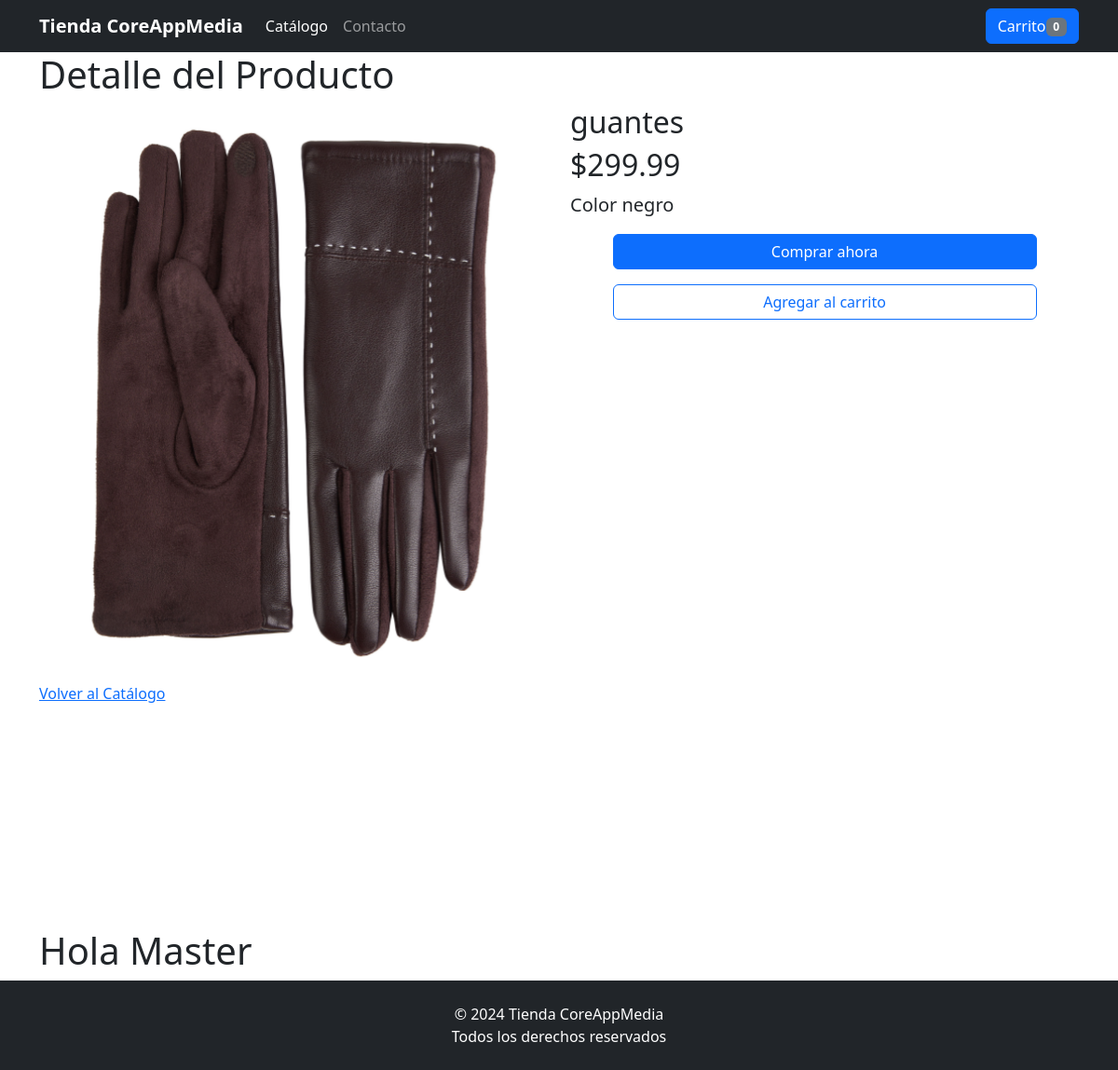
The page /detalles.php?id=2&token=c02deb7f0fea95801a268ecb479013bc0477544c on the database its author committed.
### tables this page shows
create table Productos(
id_producto int primary key auto_increment,
nombre_producto varchar(100),
descripcion_producto text,
precio_producto decimal(10,2),
id_categoria_producto int,
activo_producto int
);

### Config/productos.php (called while the page is built, shortened)
<?php
function obtenerProducto($idProducto) {
    $db = new Database();
    $con = $db->conectar();
    $id = isset($_GET['id']) ? $_GET['id'] : '';
    $token = isset($_GET['token']) ? $_GET['token'] : '';
    if($id == '' || $token == ''){
        echo 'Error al procesar la peticion';
        exit;
    }else{
        $token_tmp = hash_hmac('sha1', $id, KEY_TOKEN );
        if($token == $token_tmp){
            $sql = $con->prepare("SELECT id_producto, nombre_producto, precio_producto, descripcion_producto, descuento_producto FROM productos WHERE id_producto = ? AND activo_producto = 1");
            $sql->bind_param("i", $idProducto);
            $sql->execute();
            $resultado = $sql->get_result();
            $producto = $resultado->fetch_assoc();
            return $producto;
        }else{
            echo "Error al Procesar el token";
            exit;
        }
    }
}
?>

### detalles.php (the view, shortened to what this page needs)
<?php
include ("header.php");
if (isset($_GET['id']) && isset($_GET['token'])) {
    $idProducto = $_GET['id'];
    $token = $_GET['token'];
    $producto = obtenerProducto($idProducto);
} else {
    header("Location: index.php");
    exit();
}
$Precio_desc = $producto['precio_producto'] - (($producto['precio_producto'] * $producto['descuento_producto']) / 100);
$dir_images = 'Imagenes/Productos/' . $producto['id_producto'] . '/';
$rutamg = $dir_images . 'Principal.jpg';
?>
        <h1>Detalle del Producto</h1>
        <?php if (isset($producto)) { ?>
        <div class="row">
            <div class="col-md-6 order-md-1">
                <div id="carouselImages" class="carousel slide">
                    <div class="carousel-inner">
                        <div class="carousel-item active">
                            <img src="<?php echo $rutamg; ?>" class="d-block w-100">
                        </div>
                    </div>
                    <button class="carousel-control-prev" type="button" data-bs-target="#carouselImages"
                        data-bs-slide="prev">
                        <span class="carousel-control-prev-icon" aria-hidden="true"></span>
                    </button>
                    <button class="carousel-control-next" type="button" data-bs-target="#carouselImages"
                        data-bs-slide="next">
                        <span class="carousel-control-next-icon" aria-hidden="true"></span>
                    </button>
                </div>
            </div>
            <div class="col-md-6 order-md-2">
                <h2><?php echo $producto['nombre_producto']; ?></h2>
                <?php if ($producto['descuento_producto'] > 0) { ?>
                <p><del><?php echo MONEDA . number_format($producto['precio_producto'], 2, '.', ','); ?></del></p>
                <h2><?php echo MONEDA . number_format($Precio_desc, 2, '.', ','); ?>
                    <small class="text-success"> <?php echo $producto['descuento_producto'] ?>% de descuento</small>
                </h2>
                <?php } else { ?>
                <h2><?php echo MONEDA . number_format($producto['precio_producto'], 2, '.', ','); ?></h2>
                <?php } ?>
                <p class="lead">
                    <?php echo $producto['descripcion_producto']; ?>
                </p>
                <div class="d-grid gap-3 col-10 mx-auto">
                    <button class="btn btn-primary" type="button">Comprar ahora</button>
                    <button class="btn btn-outline-primary" type="button"
                        onclick="addProducto(<?php echo $idProducto;?>, '<?php echo $token?>')">Agregar al carrito</button>
                </div>
            </div>
        </div>
        <?php } else { ?>
        <p>El producto no se encontró o no se proporcionó un ID válido.</p>
        <?php } ?>
        <a href="index.php">Volver al Catálogo</a>
        <br>
        <br>
        <br>
        <br>
        <br>
        <br>
        <br>
        <br>
        <br>
        <?php
include ("footer.php");
?>

### rows shown on the page
productos: nombre_producto "guantes", precio_producto "299.99", descripcion_producto "Color negro"

### other values the page prints
$num_cart "0"
MONEDA "$"
